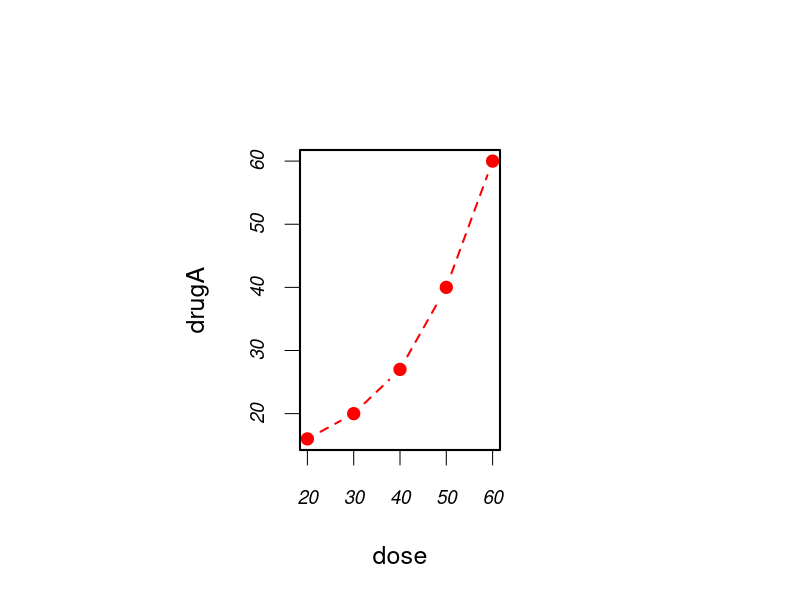
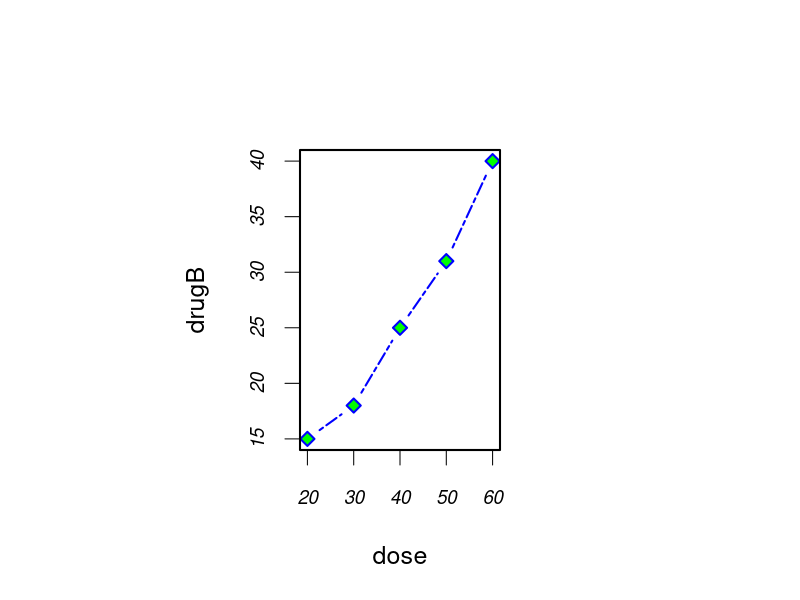
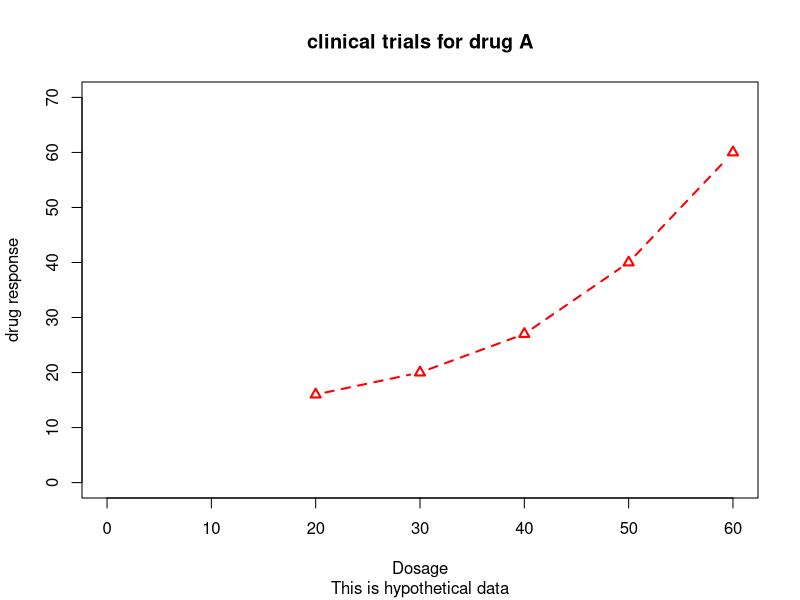

R code for these plots, in order:
dose <- seq(from = 20, to = 60, by = 10)
drugA <- c(16, 20 , 27, 40, 60)
drugB <- c(15,18,25,31,40)
opar <- par(no.readonly = T)
par(pin=c(2,3))
par(lwd = 2, cex = 1.5)
par(cex.axis = .75, font.axis = 3)
plot(dose, drugA, type = 'b', pch = 19, lty =2, col = "red")
plot(dose, drugB, type = 'b', pch = 23, lty =6, col = "blue", bg = "green")
par(opar)

plot(dose, drugA, type = "b", 
     col = "red", lty = 2,lwd=2, pch = 2,
     main="clinical trials for drug A",
     sub = "This is hypothetical data",
     xlab = "Dosage", ylab = "drug response",
     xlim = c(0,60), ylim = c(0,70))
